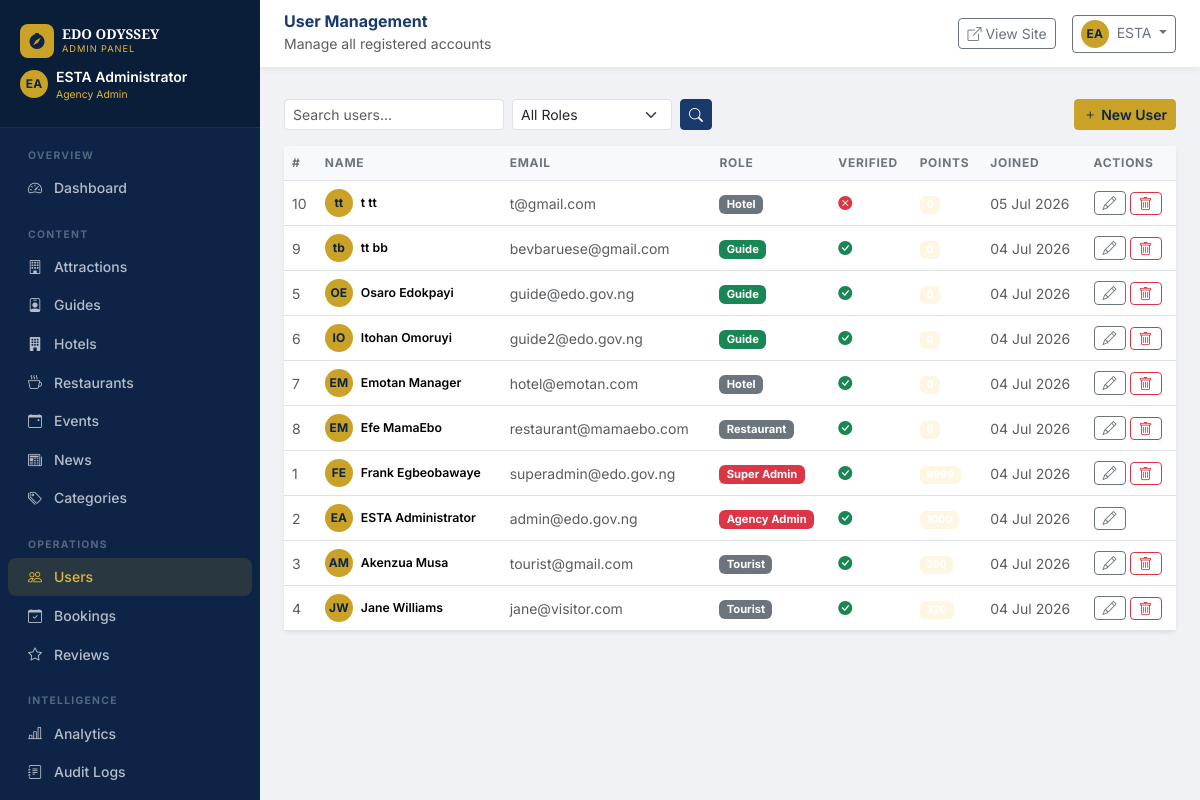
The app's page /admin/users (signed in) with its own data.
### app/models/models.py (models this page shows, shortened)
class BaseModel(db.Model):
    __abstract__ = True
    id = db.Column(db.Integer, primary_key=True)
    uuid = db.Column(db.String(36), default=gen_uuid, unique=True, nullable=False, index=True)
    created_at = db.Column(db.DateTime, default=datetime.utcnow, nullable=False)
    updated_at = db.Column(db.DateTime, default=datetime.utcnow, onupdate=datetime.utcnow, nullable=False)
    created_by = db.Column(db.Integer, nullable=True)
    status = db.Column(db.String(20), default="active", nullable=False)
    deleted_at = db.Column(db.DateTime, nullable=True)

class User(UserMixin, BaseModel):
    __tablename__ = "users"
    email = db.Column(db.String(150), unique=True, index=True, nullable=False)
    password_hash = db.Column(db.String(255), nullable=False)
    first_name = db.Column(db.String(100), nullable=False)
    last_name = db.Column(db.String(100), nullable=False)
    role = db.Column(db.String(50), default="Tourist", nullable=False)
    phone = db.Column(db.String(50), nullable=True)
    is_verified = db.Column(db.Boolean, default=False, nullable=False)
    avatar_url = db.Column(db.String(255), nullable=True)
    heritage_points = db.Column(db.Integer, default=0, nullable=False)
    bio = db.Column(db.Text, nullable=True)
    address = db.Column(db.String(255), nullable=True)
    nationality = db.Column(db.String(100), nullable=True)
    last_login = db.Column(db.DateTime, nullable=True)
    bookings = db.relationship("Booking", back_populates="user", lazy="dynamic")
    reviews = db.relationship("Review", back_populates="user", lazy="dynamic")
    guide_profile = db.relationship("Guide", back_populates="user", uselist=False)
    notifications = db.relationship("Notification", back_populates="user", lazy="dynamic")
    favourites = db.relationship("Favourite", back_populates="user", lazy="dynamic")
    payments = db.relationship("Payment", back_populates="user", lazy="dynamic")
    audit_logs = db.relationship("AuditLog", foreign_keys="AuditLog.user_id", back_populates="user", lazy="dynamic")
    owned_attractions = db.relationship("Attraction", back_populates="owner", foreign_keys="Attraction.user_id", lazy="dynamic")
    owned_hotels = db.relationship("Hotel", back_populates="owner", foreign_keys="Hotel.user_id", lazy="dynamic")
    owned_restaurants = db.relationship("Restaurant", back_populates="owner", foreign_keys="Restaurant.user_id", lazy="dynamic")
    owned_events = db.relationship("Event", back_populates="owner", foreign_keys="Event.user_id", lazy="dynamic")  # Add this
    @property
    def full_name(self):
        return f"{self.first_name} {self.last_name}"
    @property
    def is_admin(self):
        return self.role in ("Agency Admin", "Super Admin")

### app/admin/routes.py (the view)
@admin_bp.route("/users")
@login_required
@admin_required
def users():
    page = request.args.get("page", 1, type=int)
    search_q = request.args.get("q", "").strip()
    role_filter = request.args.get("role", "")
    query = User.query.filter(User.status != "deleted")
    if search_q:
        query = query.filter((User.email.ilike(f"%{search_q}%")) | (User.first_name.ilike(f"%{search_q}%")) | (User.last_name.ilike(f"%{search_q}%")))
    if role_filter:
        query = query.filter_by(role=role_filter)
    pagination = query.order_by(User.created_at.desc()).paginate(page=page, per_page=20, error_out=False)
    return render_template("admin/users.html", users=pagination.items, pagination=pagination, search_q=search_q, role_filter=role_filter)

### app/templates/admin/users.html (shortened to what this page needs)
{% extends "admin/base.html" %}
{% block page_title %}User Management{% endblock %}
{% block page_subtitle %}Manage all registered accounts{% endblock %}
{% block content %}
<div class="d-flex justify-content-between align-items-center mb-3">
  <form method="GET" class="d-flex gap-2">
    <input type="text" name="q" class="form-control form-control-sm" placeholder="Search users…" value="{{ search_q }}" style="width:220px">
    <select name="role" class="form-select form-select-sm" style="width:160px">
      <option value="">All Roles</option>
    </select>
    <button type="submit" class="btn btn-blue btn-sm"><i class="bi bi-search"></i></button>
  </form>
  <a href="{{ url_for('admin.user_create') }}" class="btn btn-gold btn-sm"><i class="bi bi-plus me-1"></i>New User</a>
</div>
<div class="card border-0 shadow-sm">
  <div class="card-body p-0">
    <table class="table table-hover mb-0 admin-table">
      <thead><tr><th>#</th><th>Name</th><th>Email</th><th>Role</th><th>Verified</th><th>Points</th><th>Joined</th><th>Actions</th></tr></thead>
      <tbody>
      {% for u in users %}
      <tr>
        <td class="text-muted small">{{ u.id }}</td>
        <td>
          <div class="d-flex align-items-center gap-2">
            <div class="avatar-initials-sm">{{ u.first_name[0] }}{{ u.last_name[0] }}</div>
            <div class="fw-semibold small">{{ u.full_name }}</div>
          </div>
        </td>
        <td class="small text-muted">{{ u.email }}</td>
        <td><span class="badge {% if u.is_admin %}bg-danger{% elif u.role=='Guide' %}bg-success{% else %}bg-secondary{% endif %} text-white" style="font-size:.7rem">{{ u.role }}</span></td>
        <td>{% if u.is_verified %}<i class="bi bi-check-circle-fill text-success"></i>{% else %}<i class="bi bi-x-circle-fill text-danger"></i>{% endif %}</td>
        <td><span class="badge bg-gold-100 text-gold-600">{{ u.heritage_points }}</span></td>
        <td class="small text-muted">{{ u.created_at.strftime('%d %b %Y') }}</td>
        <td>
          <div class="d-flex gap-1">
            <a href="{{ url_for('admin.user_edit', id=u.id) }}" class="btn btn-outline-secondary btn-sm py-0"><i class="bi bi-pencil"></i></a>
            {% if u.id != current_user.id %}
            <form method="POST" action="{{ url_for('admin.user_delete', id=u.id) }}" class="d-inline">
              <button class="btn btn-outline-danger btn-sm py-0" onclick="return confirm('Deactivate {{ u.full_name }}?')"><i class="bi bi-trash"></i></button>
            </form>
            {% endif %}
          </div>
        </td>
      </tr>
      {% endfor %}
      </tbody>
    </table>
  </div>
</div>
{% endblock %}

### app/templates/admin/base.html (shortened to what this page needs)
<!DOCTYPE html>
<html lang="en">
<head>
  <link href="https://cdn.jsdelivr.net/npm/bootstrap@5.3.3/dist/css/bootstrap.min.css" rel="stylesheet">
  <link href="https://cdn.jsdelivr.net/npm/bootstrap-icons@1.11.3/font/bootstrap-icons.css" rel="stylesheet">
  <link rel="stylesheet" href="{{ url_for('static', filename='css/main.css') }}">
</head>
<body class="admin-body">
<div class="admin-sidebar" id="adminSidebar">
  <div class="admin-sidebar-header">
    <div class="d-flex align-items-center gap-2 mb-1">
      <div class="brand-icon" style="width:34px;height:34px;font-size:1rem"><i class="bi bi-compass-fill"></i></div>
      <div>
        <div class="brand-title" style="font-size:.85rem">EDO ODYSSEY</div>
        <div class="brand-subtitle" style="font-size:.58rem">Admin Panel</div>
      </div>
    </div>
    <div class="d-flex align-items-center gap-2 mt-2">
      <div class="avatar-initials-sm">{{ current_user.first_name[0] }}{{ current_user.last_name[0] }}</div>
      <div>
        <div class="text-white small fw-semibold">{{ current_user.full_name }}</div>
        <div style="font-size:.65rem;color:var(--gold-400)">{{ current_user.role }}</div>
      </div>
    </div>
  </div>
  <nav class="flex-grow-1 py-2 px-2">
    <div class="nav-section">Overview</div>
    <a href="{{ url_for('admin.dashboard') }}" class="nav-link {% if request.endpoint=='admin.dashboard' %}active{% endif %}"><i class="bi bi-speedometer2"></i> Dashboard</a>
    <div class="nav-section mt-2">Content</div>
    <a href="{{ url_for('admin.attractions') }}" class="nav-link {% if 'attractions' in request.endpoint %}active{% endif %}"><i class="bi bi-building"></i> Attractions</a>
    <a href="{{ url_for('admin.guides') }}" class="nav-link {% if 'guides' in request.endpoint %}active{% endif %}"><i class="bi bi-person-badge"></i> Guides</a>
    <a href="{{ url_for('admin.hotels') }}" class="nav-link {% if 'hotel' in request.endpoint %}active{% endif %}"><i class="bi bi-building-fill"></i> Hotels</a>
    <a href="{{ url_for('admin.restaurants') }}" class="nav-link {% if 'restaurant' in request.endpoint %}active{% endif %}"><i class="bi bi-cup-hot"></i> Restaurants</a>
    <a href="{{ url_for('admin.events') }}" class="nav-link {% if 'event' in request.endpoint %}active{% endif %}"><i class="bi bi-calendar-event"></i> Events</a>
    <a href="{{ url_for('admin.news') }}" class="nav-link {% if 'news' in request.endpoint %}active{% endif %}"><i class="bi bi-newspaper"></i> News</a>
    <a href="{{ url_for('admin.categories') }}" class="nav-link {% if 'categor' in request.endpoint %}active{% endif %}"><i class="bi bi-tags"></i> Categories</a>
    <div class="nav-section mt-2">Operations</div>
    <a href="{{ url_for('admin.users') }}" class="nav-link {% if 'users' in request.endpoint %}active{% endif %}"><i class="bi bi-people"></i> Users</a>
    <a href="{{ url_for('admin.bookings') }}" class="nav-link {% if 'bookings' in request.endpoint %}active{% endif %}"><i class="bi bi-calendar-check"></i> Bookings</a>
    <a href="{{ url_for('admin.reviews') }}" class="nav-link {% if 'reviews' in request.endpoint %}active{% endif %}"><i class="bi bi-star"></i> Reviews</a>
    <div class="nav-section mt-2">Intelligence</div>
    <a href="{{ url_for('admin.analytics') }}" class="nav-link {% if 'analytics' in request.endpoint %}active{% endif %}"><i class="bi bi-bar-chart-line"></i> Analytics</a>
    <a href="{{ url_for('admin.audit_logs') }}" class="nav-link {% if 'audit' in request.endpoint %}active{% endif %}"><i class="bi bi-journal-text"></i> Audit Logs</a>
  </nav>
</div>
<div class="admin-main">
  <div class="admin-topbar">
    <div class="d-flex align-items-center gap-3">
      <div>
        <h6 class="mb-0 fw-bold text-blue">{% block page_title %}Admin Panel{% endblock %}</h6>
        <small class="text-muted">{% block page_subtitle %}Edo Odyssey CMS{% endblock %}</small>
      </div>
    </div>
    <div class="d-flex align-items-center gap-3">
      <a href="{{ url_for('main.home') }}" class="btn btn-outline-secondary btn-sm" target="_blank"><i class="bi bi-box-arrow-up-right me-1"></i>View Site</a>
      <div class="dropdown">
        <button class="btn btn-outline-secondary btn-sm dropdown-toggle" data-bs-toggle="dropdown">
          <div class="avatar-initials-sm d-inline-flex me-1">{{ current_user.first_name[0] }}{{ current_user.last_name[0] }}</div>
          {{ current_user.first_name }}
        </button>
      </div>
    </div>
  </div>
  <div class="px-4 pt-2">
  </div>
  <div class="admin-content">
    {% block content %}{% endblock %}
  </div>
</div>
</body>
</html>

### app/static/css/main.css (style rules this page uses)
:root { --blue-900: #0d2447; --blue-800: #1a3a6b; --blue-700: #1d4385; --blue-600: #2255a4; --blue-100: #e8f0fe; --gold-600: #a07d10; --gold-500: #c9a227; --gold-400: #e0b83a; --gold-100: #fdf6e3; --gray-50: #f8f9fa; --gray-100: #f0f2f5; --gray-200: #e2e8f0; --text-dark: #1a202c; --text-muted: #6c757d; --restaurant: #e05c27; --restaurant-hover: #c94a1a; --radius: 12px; --shadow: 0 4px 20px rgba(26,58,107,.12); --shadow-lg: 0 8px 40px rgba(26,58,107,.18); --transition: .25s ease; }
body { font-family: 'Inter', sans-serif; color: var(--text-dark); background: #fff; }
a { text-decoration: none; transition: color var(--transition); }
.bg-gold-100 { background-color: var(--gold-100) !important; }
.text-blue { color: var(--blue-800) !important; }
.brand-icon { width: 38px; height: 38px; background: var(--gold-500); border-radius: 8px; display: flex; align-items: center; justify-content: center; font-size: 1.2rem; color: var(--blue-900); }
.brand-title { font-family: 'Playfair Display',serif; font-size: .95rem; font-weight: 700; color: #fff; line-height: 1.1; }
.brand-subtitle { font-size: .58rem; color: var(--gold-400); text-transform: uppercase; letter-spacing: .1em; }
.btn-gold { background: var(--gold-500); border-color: var(--gold-500); color: var(--blue-900); font-weight: 600; }
.btn-blue { background: var(--blue-800); color: #fff; border-color: var(--blue-800); }
.avatar-initials-sm { width:28px; height:28px; background: var(--gold-500); color: var(--blue-900); border-radius: 50%; display:flex; align-items:center; justify-content:center; font-weight:700; font-size:.75rem; }
.admin-sidebar { position: fixed; left:0; top:0; bottom:0; width:260px; background: var(--blue-900); z-index: 1000; overflow-y: auto; transition: transform .3s ease; display: flex; flex-direction: column; }
.admin-sidebar-header { padding: 1.5rem 1.25rem; background: rgba(0,0,0,.2); border-bottom: 1px solid rgba(255,255,255,.08); }
.admin-sidebar .nav-link { color: rgba(255,255,255,.7); font-size:.875rem; font-weight:500; padding:.55rem 1.25rem; border-radius:8px; transition: all var(--transition); display:flex; align-items:center; gap:.75rem; }
.admin-sidebar .nav-link:hover, .admin-sidebar .nav-link.active { background: rgba(201,162,39,.15); color: var(--gold-400); }
.admin-sidebar .nav-section { font-size:.65rem; font-weight:700; color:rgba(255,255,255,.3); text-transform:uppercase; letter-spacing:.12em; padding:.75rem 1.25rem .3rem; }
.admin-main { margin-left:260px; min-height:100vh; background:var(--gray-100); }
.admin-topbar { background:#fff; padding:.75rem 1.5rem; box-shadow:0 2px 8px rgba(0,0,0,.06); display:flex; align-items:center; justify-content:space-between; position:sticky; top:0; z-index:999; }
.admin-content { padding:1.5rem; }
.admin-table th { font-size:.75rem; font-weight:700; text-transform:uppercase; letter-spacing:.06em; color:var(--text-muted); background:var(--gray-50); }
.admin-table td { font-size:.875rem; vertical-align:middle; }

### records on screen
User: first_name "E", last_name "A", full_name "ESTA Administrator", role "Agency Admin", first_name "ESTA", id "2", email "admin@edo.gov.ng", is_verified True (drawn), created_at "04 Jul 2026"
User: id "10", first_name "t", last_name "t", full_name "t tt", email "t@gmail.com", role "Hotel", is_verified False (drawn), created_at "05 Jul 2026"
User: id "9", first_name "t", last_name "b", full_name "tt bb", email "bevbaruese@gmail.com", role "Guide", is_verified True (drawn), created_at "04 Jul 2026"
User: id "5", first_name "O", last_name "E", full_name "Osaro Edokpayi", email "guide@edo.gov.ng", role "Guide", is_verified True (drawn), created_at "04 Jul 2026"
User: id "6", first_name "I", last_name "O", full_name "Itohan Omoruyi", email "guide2@edo.gov.ng", role "Guide", is_verified True (drawn), created_at "04 Jul 2026"
User: id "7", first_name "E", last_name "M", full_name "Emotan Manager", email "hotel@emotan.com", role "Hotel", is_verified True (drawn), created_at "04 Jul 2026"
User: id "8", first_name "E", last_name "M", full_name "Efe MamaEbo", email "restaurant@mamaebo.com", role "Restaurant", is_verified True (drawn), created_at "04 Jul 2026"
User: id "1", first_name "F", last_name "E", full_name "Frank Egbeobawaye", email "superadmin@edo.gov.ng", role "Super Admin", is_verified True (drawn), created_at "04 Jul 2026"
User: id "3", first_name "A", last_name "M", full_name "Akenzua Musa", email "tourist@gmail.com", role "Tourist", is_verified True (drawn), created_at "04 Jul 2026"
User: id "4", first_name "J", last_name "W", full_name "Jane Williams", email "jane@visitor.com", role "Tourist", is_verified True (drawn), created_at "04 Jul 2026"
